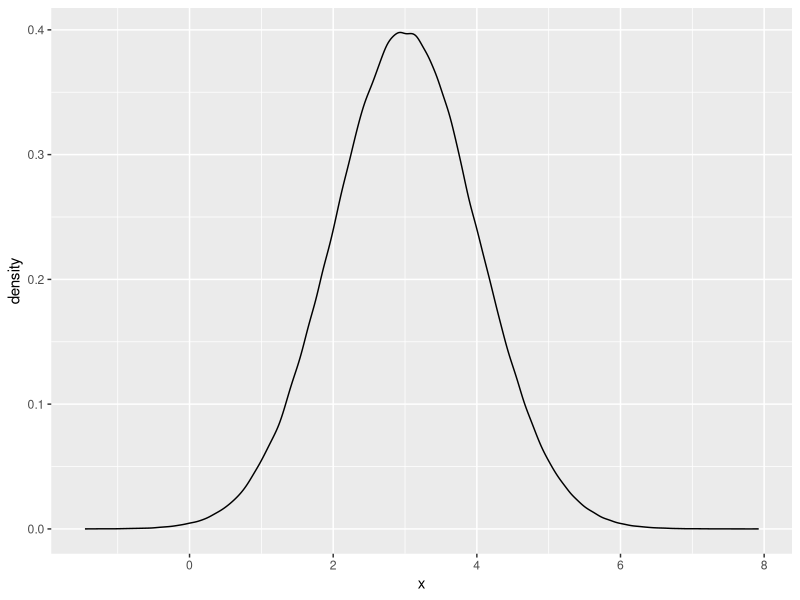
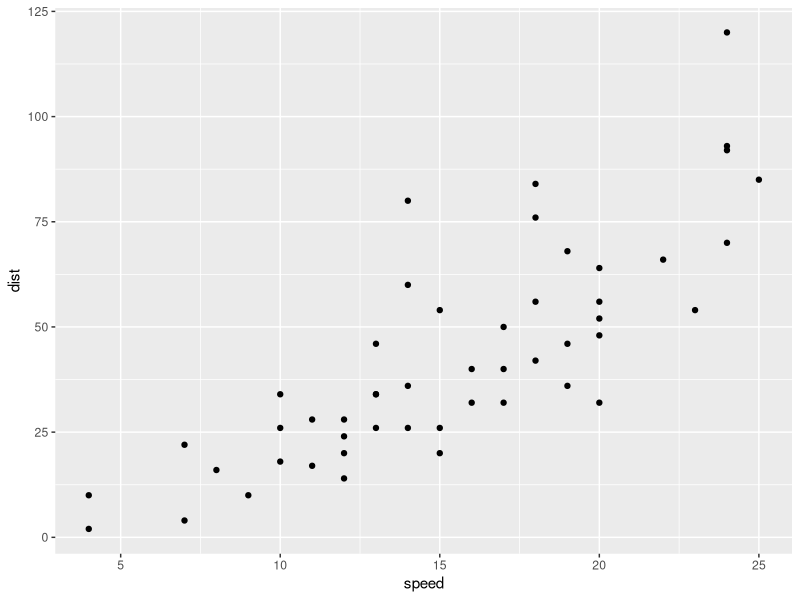
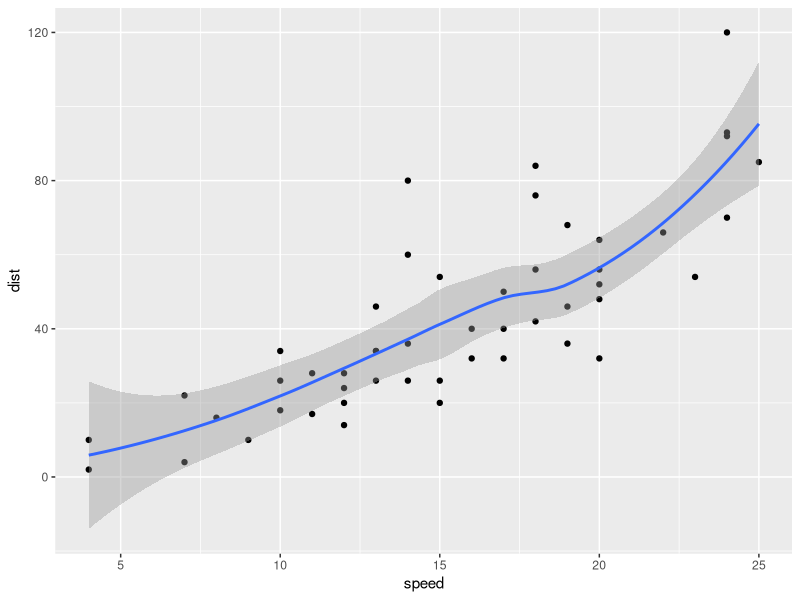
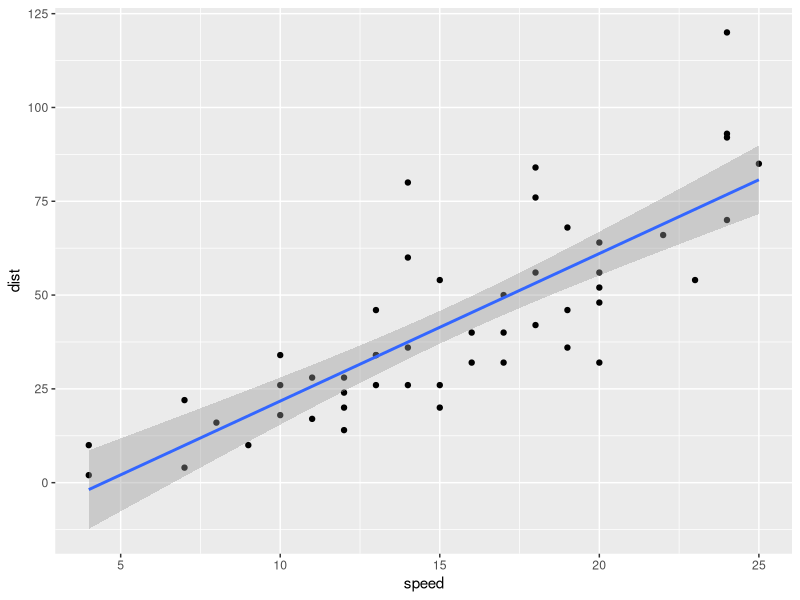

These charts were generated, in order, by the following R code:
## ---- chunk 1
library(tidyverse)
## ---- chunk 2
set.seed(5566)
x <- data.frame(
  x=rnorm(
    1000000, 
    mean = 3, 
    sd = 1
    )
  )
mean(x$x); sd(x$x)
ggplot(x, aes(x)) +
  geom_density()

rm(x)
## ---- chunk 3
summary(cars)
## ---- chunk 4
ggplot(cars, mapping = aes(x = speed, y = dist)) +
  geom_point()
## ---- chunk 5
ggplot(cars, mapping = aes(x = speed, y = dist)) +
  geom_point() +
  geom_smooth()
## ---- chunk 6
ggplot(cars, 
       mapping = aes(
         x = speed, 
         y = dist)
       ) +
  geom_point() +
  geom_smooth(method = "lm")
## ---- chunk 7
mod <- lm(dist ~ speed, data = cars)
summary(mod)
